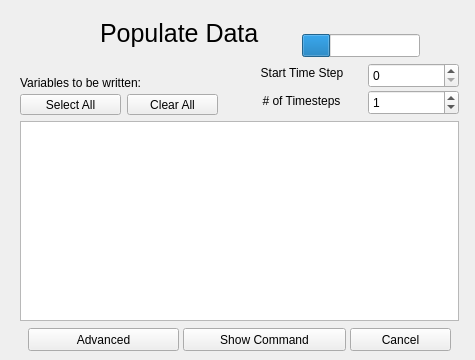
<?xml version="1.0" encoding="UTF-8"?>
<ui version="4.0">
 <class>Page4</class>
 <widget class="QWizardPage" name="Page4">
  <property name="geometry">
   <rect>
    <x>0</x>
    <y>0</y>
    <width>475</width>
    <height>360</height>
   </rect>
  </property>
  <property name="windowTitle">
   <string>WizardPage</string>
  </property>
  <widget class="QLabel" name="label">
   <property name="geometry">
    <rect>
     <x>100</x>
     <y>13</y>
     <width>191</width>
     <height>41</height>
    </rect>
   </property>
   <property name="font">
    <font>
     <pointsize>19</pointsize>
    </font>
   </property>
   <property name="text">
    <string>Populate Data</string>
   </property>
  </widget>
  <widget class="QLabel" name="label_29">
   <property name="geometry">
    <rect>
     <x>20</x>
     <y>72</y>
     <width>191</width>
     <height>21</height>
    </rect>
   </property>
   <property name="font">
    <font>
     <underline>false</underline>
    </font>
   </property>
   <property name="text">
    <string>Variables to be written:</string>
   </property>
  </widget>
  <widget class="QSpinBox" name="startTimeSpinner">
   <property name="geometry">
    <rect>
     <x>368</x>
     <y>63</y>
     <width>91</width>
     <height>25</height>
    </rect>
   </property>
   <property name="maximum">
    <number>1000</number>
   </property>
   <property name="value">
    <number>0</number>
   </property>
  </widget>
  <widget class="QLabel" name="label_26">
   <property name="geometry">
    <rect>
     <x>241</x>
     <y>91</y>
     <width>121</width>
     <height>20</height>
    </rect>
   </property>
   <property name="text">
    <string># of Timesteps</string>
   </property>
   <property name="alignment">
    <set>Qt::AlignCenter</set>
   </property>
   <property name="wordWrap">
    <bool>true</bool>
   </property>
  </widget>
  <widget class="QSpinBox" name="numtsSpinner">
   <property name="geometry">
    <rect>
     <x>368</x>
     <y>90</y>
     <width>91</width>
     <height>25</height>
    </rect>
   </property>
   <property name="minimum">
    <number>0</number>
   </property>
   <property name="maximum">
    <number>1000</number>
   </property>
   <property name="value">
    <number>1</number>
   </property>
  </widget>
  <widget class="QLabel" name="label_28">
   <property name="geometry">
    <rect>
     <x>242</x>
     <y>63</y>
     <width>120</width>
     <height>20</height>
    </rect>
   </property>
   <property name="text">
    <string>Start Time Step</string>
   </property>
   <property name="alignment">
    <set>Qt::AlignCenter</set>
   </property>
   <property name="wordWrap">
    <bool>true</bool>
   </property>
  </widget>
  <widget class="QPushButton" name="advancedOptionsButton">
   <property name="geometry">
    <rect>
     <x>28</x>
     <y>328</y>
     <width>151</width>
     <height>23</height>
    </rect>
   </property>
   <property name="text">
    <string>Advanced</string>
   </property>
  </widget>
  <widget class="QPushButton" name="clearAllButton">
   <property name="geometry">
    <rect>
     <x>127</x>
     <y>94</y>
     <width>91</width>
     <height>21</height>
    </rect>
   </property>
   <property name="text">
    <string>Clear All</string>
   </property>
  </widget>
  <widget class="QPushButton" name="selectAllButton">
   <property name="geometry">
    <rect>
     <x>20</x>
     <y>94</y>
     <width>101</width>
     <height>21</height>
    </rect>
   </property>
   <property name="text">
    <string>Select All</string>
   </property>
  </widget>
  <widget class="QTableWidget" name="tableWidget">
   <property name="geometry">
    <rect>
     <x>20</x>
     <y>121</y>
     <width>439</width>
     <height>200</height>
    </rect>
   </property>
   <attribute name="verticalHeaderVisible">
    <bool>false</bool>
   </attribute>
  </widget>
  <widget class="QLabel" name="populateDataLabel">
   <property name="geometry">
    <rect>
     <x>22</x>
     <y>11</y>
     <width>59</width>
     <height>56</height>
    </rect>
   </property>
   <property name="text">
    <string/>
   </property>
  </widget>
  <widget class="QProgressBar" name="progressBar">
   <property name="geometry">
    <rect>
     <x>302</x>
     <y>34</y>
     <width>118</width>
     <height>23</height>
    </rect>
   </property>
   <property name="value">
    <number>24</number>
   </property>
   <property name="textVisible">
    <bool>false</bool>
   </property>
  </widget>
  <widget class="QLabel" name="percentCompleteLabel">
   <property name="geometry">
    <rect>
     <x>286</x>
     <y>13</y>
     <width>151</width>
     <height>20</height>
    </rect>
   </property>
   <property name="text">
    <string/>
   </property>
   <property name="alignment">
    <set>Qt::AlignCenter</set>
   </property>
  </widget>
  <widget class="QPushButton" name="cancelButton">
   <property name="geometry">
    <rect>
     <x>350</x>
     <y>328</y>
     <width>101</width>
     <height>23</height>
    </rect>
   </property>
   <property name="text">
    <string>Cancel</string>
   </property>
  </widget>
  <widget class="QPushButton" name="showCommandButton">
   <property name="geometry">
    <rect>
     <x>183</x>
     <y>328</y>
     <width>163</width>
     <height>23</height>
    </rect>
   </property>
   <property name="text">
    <string>Show Command</string>
   </property>
  </widget>
 </widget>
 <resources/>
 <connections/>
 <designerdata>
  <property name="gridDeltaX">
   <number>10</number>
  </property>
  <property name="gridDeltaY">
   <number>10</number>
  </property>
  <property name="gridSnapX">
   <bool>true</bool>
  </property>
  <property name="gridSnapY">
   <bool>true</bool>
  </property>
  <property name="gridVisible">
   <bool>true</bool>
  </property>
 </designerdata>
</ui>
